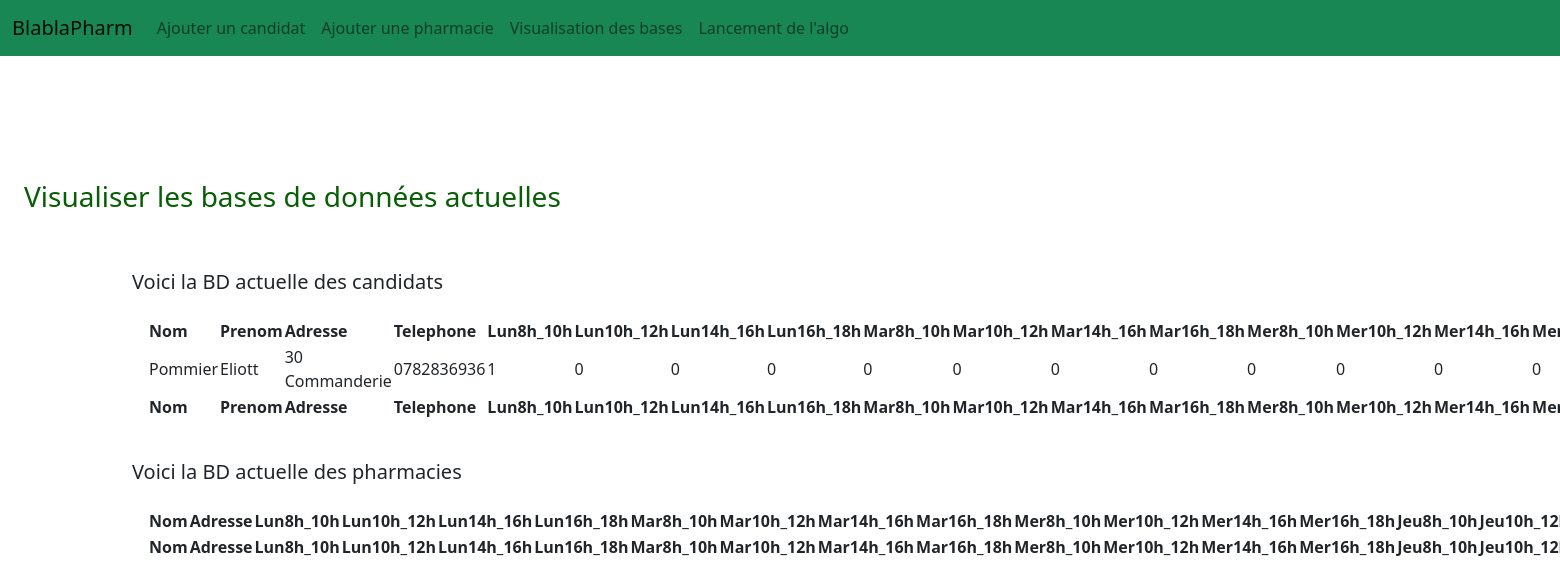
Screenshot of /visualisation with the database file from the repository.
### tables this page shows
CREATE TABLE Candidats (
    Nom TEXT PRIMARY KEY,
    Prenom TEXT,
    Addresse TEXT,
    Telephone TEXT,
    Lun8h_10h INTEGER,
    Lun10h_12h INTEGER,
    Lun14h_16h INTEGER,
    Lun16h_18h INTEGER,
    Mar8h_10h INTEGER,
    Mar10h_12h INTEGER,
    Mar14h_16h INTEGER,
    Mar16h_18h INTEGER,
    Mer8h_10h INTEGER,
    Mer10h_12h INTEGER,
    Mer14h_16h INTEGER,
    Mer16h_18h INTEGER,
    Jeu8h_10h INTEGER,
    Jeu10h_12h INTEGER,
    Jeu14h_16h INTEGER,
    Jeu16h_18h INTEGER,
    Ven8h_10h INTEGER,
    Ven10h_12h INTEGER,
    Ven14h_16h INTEGER,
    Ven16h_18h INTEGER,
    Competences TEXT
);

### website/views.py (the view)
@views.route('/visualisation')
def visualisation():
    cc = query_db('select * from Candidats')
    for i in range(len(cc)):
        cc[i]=list(cc[i])
    dd = query_db('select * from Pharmacies')
    for i in range(len(dd)):
        dd[i]=list(dd[i])
    return render_template("visualisation.html" ,elem=cc ,element=dd)

### website/views.py (called while the page is built)
def get_db(): # cette fonction permet de créer une connexion à la base ou de récupérer la connexion existante
 db = getattr(g, '_database', None)
 if db is None:
  db = g._database = sqlite3.connect(DATABASE)
 return db

def query_db(query, args=(), one=False):
    cur = get_db().execute(query, args)
    rv = cur.fetchall()
    cur.close()
    return (rv[0] if rv else None) if one else rv

### website/templates/visualisation.html (shortened to what this page needs)
{% extends "base.html" %} {% block title %}Home{% endblock %} {% block content
    %}
    <h3 class="mt-4 d-flex" style="color:#075e04">Visualiser les bases de données actuelles</h3>
    <br>
        <div class="container">
            <div class="row align-items-start">
              <div class="col">
                <h5 class="mt-4 d-flex">Voici la BD actuelle des candidats</h5>
                <div class="card-body">
                  <table id="datatablesSimple">
                      <thead>
                          <tr>
                              <th>Nom</th>
                              <th>Prenom</th>
                              <th>Adresse</th>
                              <th>Telephone</th>
                              <th>Lun8h_10h</th>
                              <th>Lun10h_12h</th>
                              <th>Lun14h_16h</th>
                              <th>Lun16h_18h</th>
                              <th>Mar8h_10h</th>
                              <th>Mar10h_12h</th>
                              <th>Mar14h_16h</th>
                              <th>Mar16h_18h</th>
                              <th>Mer8h_10h</th>
                              <th>Mer10h_12h</th>
                              <th>Mer14h_16h</th>
                              <th>Mer16h_18h</th>
                          </tr>
                      </thead>
                      <tfoot>
                        <tr>
                          <th>Nom</th>
                          <th>Prenom</th>
                          <th>Adresse</th>
                          <th>Telephone</th>
                          <th>Lun8h_10h</th>
                          <th>Lun10h_12h</th>
                          <th>Lun14h_16h</th>
                          <th>Lun16h_18h</th>
                          <th>Mar8h_10h</th>
                          <th>Mar10h_12h</th>
                          <th>Mar14h_16h</th>
                          <th>Mar16h_18h</th>
                          <th>Mer8h_10h</th>
                          <th>Mer10h_12h</th>
                          <th>Mer14h_16h</th>
                          <th>Mer16h_18h</th>
                      </tr>
                      </tfoot>
                      <tbody>
                          {% for e in elem %}
                          <tr>
                              <td>{{e[0]}}</td>
                              <td>{{e[1]}}</td>
                              <td>{{e[2]}}</td>
                              <td>{{e[3]}}</td>
                              <td>{{e[4]}}</td>
                              <td>{{e[5]}}</td>
                              <td>{{e[6]}}</td>
                              <td>{{e[7]}}</td>
                              <td>{{e[8]}}</td>
                              <td>{{e[9]}}</td>
                              <td>{{e[10]}}</td>
                              <td>{{e[11]}}</td>
                              <td>{{e[12]}}</td>
                              <td>{{e[13]}}</td>
                              <td>{{e[14]}}</td>
                              <td>{{e[15]}}</td>
                          </tr>
                          {% endfor %}
                      </tbody>
                  </table>
              </div>
              </div>
            </div>
        </div>
        <div class="container">
            <div class="row align-items-start">
              <div class="col">
                <h5 class="mt-4 d-flex">Voici la BD actuelle des pharmacies</h5>
                <div class="card-body">
                  <table id="datatablesSimple2">
                      <thead>
                          <tr>
                            <th>Nom</th>
                            <th>Adresse</th>
                            <th>Lun8h_10h</th>
                            <th>Lun10h_12h</th>
                            <th>Lun14h_16h</th>
                            <th>Lun16h_18h</th>
                            <th>Mar8h_10h</th>
                            <th>Mar10h_12h</th>
                            <th>Mar14h_16h</th>
                            <th>Mar16h_18h</th>
                            <th>Mer8h_10h</th>
                            <th>Mer10h_12h</th>
                            <th>Mer14h_16h</th>
                            <th>Mer16h_18h</th>
                            <th>Jeu8h_10h</th>
                            <th>Jeu10h_12h</th>
                          </tr>
                      </thead>
                      <tfoot>
                        <tr>
                            <th>Nom</th>
                            <th>Adresse</th>
                            <th>Lun8h_10h</th>
                            <th>Lun10h_12h</th>
                            <th>Lun14h_16h</th>
                            <th>Lun16h_18h</th>
                            <th>Mar8h_10h</th>
                            <th>Mar10h_12h</th>
                            <th>Mar14h_16h</th>
                            <th>Mar16h_18h</th>
                            <th>Mer8h_10h</th>
                            <th>Mer10h_12h</th>
                            <th>Mer14h_16h</th>
                            <th>Mer16h_18h</th>
                            <th>Jeu8h_10h</th>
                            <th>Jeu10h_12h</th>
                      </tr>
                      </tfoot>
                  </table>
              </div>
              </div>
            </div>
        </div>
    {% endblock %}

### website/templates/base.html (shortened to what this page needs)
<!DOCTYPE html>
<html lang="en">
    <head>
        <link href="https://cdn.jsdelivr.net/npm/simple-datatables@latest/dist/style.css" rel="stylesheet" />
        <link href="static/css/styles.css" rel="stylesheet" />
    </head>
    <body class="sb-nav-fixed sb-sidenav-toggled">
        <nav class="navbar navbar-expand-lg navbar-light bg-success">
            <div class="container-fluid">
              <a class="navbar-brand active" id="nav-home-tab" href="/">BlablaPharm</a>
              <div class="collapse navbar-collapse" id="navbarNavDropdown">
                <ul class="navbar-nav">
                  <li class="nav-item">
                    <a class="nav-link" href="/ajoutcand">Ajouter un candidat</a>
                  </li>
                  <li class="nav-item">
                    <a class="nav-link" href="/ajoutpharma">Ajouter une pharmacie</a>
                  </li>
                  <li class="nav-item">
                    <a class="nav-link" href="/visualisation">Visualisation des bases</a>
                  </li>
                  <li class="nav-item">
                    <a class="nav-link" href="/algo">Lancement de l'algo</a>
                  </li>
                </ul>
              </div>
            </div>
          </nav>
        <div id="layoutSidenav">
            <div id="layoutSidenav_content">
                <main>
                    <div class="container-fluid px-4">
                    {% block content %}
                    {% endblock %}
                    </div>
                </main>
            </div>
        </div>
    </body>
</html>

### rows the page displays
Candidats: Nom "Pommier", Prenom "Eliott", Addresse "30 Commanderie", Telephone "0782836936", Lun8h_10h "1", Lun10h_12h "0", Lun14h_16h "0", Lun16h_18h "0", Mar8h_10h "0", Mar10h_12h "0", Mar14h_16h "0", Mar16h_18h "0", Mer8h_10h "0", Mer10h_12h "0", Mer14h_16h "0", Mer16h_18h "0"
